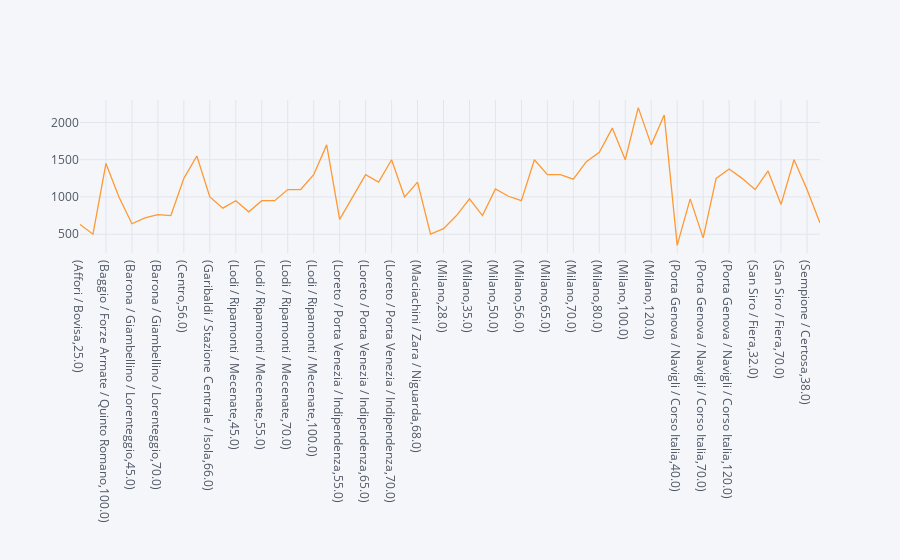

Write notebook code for a chart like this one.
### Markdown cell above
Here we can clearly see the change in trends, before the outbreak prices in the center was the highest along with sansiro area (~1200), however after the outbreak the prices dropped to almost half in the center and loreto area to reach ~600 with small to medium drops in other areas, however we can notice an increase in the pricesin areas like Bonola / Molino Dorino / Lampugnano

### Code cell
dfb.groupby(['location','area']).mean().iplot()

### Figure 1 — Plotly figure (JSON) as saved in the notebook; plotly's stock layout.template omitted (floating-point values rounded to 4 significant figures)
{"data": [{"line": {"color": "rgba(255, 153, 51, 1.0)", "dash": "solid", "shape": "linear", "width": 1.3}, "mode": "lines", "name": "price", "text": "", "type": "scatter", "x": ["(Affori / Bovisa,25.0)", "(Baggio / Forze Armate / Quinto Romano,65.0)", "(Baggio / Forze Armate / Quinto Romano,100.0)", "(Baggio / Forze Armate / Quinto Romano,120.0)", "(Barona / Giambellino / Lorenteggio,45.0)", "(Barona / Giambellino / Lorenteggio,55.0)", "(Barona / Giambellino / Lorenteggio,70.0)", "(Centro,44.0)", "(Centro,56.0)", "(Centro,80.0)", "(Garibaldi / Stazione Centrale / Isola,66.0)", "(Lodi / Ripamonti / Mecenate,35.0)", "(Lodi / Ripamonti / Mecenate,45.0)", "(Lodi / Ripamonti / Mecenate,50.0)", "(Lodi / Ripamonti / Mecenate,55.0)", "(Lodi / Ripamonti / Mecenate,65.0)", "(Lodi / Ripamonti / Mecenate,70.0)", "(Lodi / Ripamonti / Mecenate,80.0)", "(Lodi / Ripamonti / Mecenate,100.0)", "(Lodi / Ripamonti / Mecenate,110.0)", "(Loreto / Porta Venezia / Indipendenza,55.0)", "(Loreto / Porta Venezia / Indipendenza,60.0)", "(Loreto / Porta Venezia / Indipendenza,65.0)", "(Loreto / Porta Venezia / Indipendenza,68.0)", "(Loreto / Porta Venezia / Indipendenza,70.0)", "(Maciachini / Zara / Niguarda,45.0)", "(Maciachini / Zara / Niguarda,68.0)", "(Milano,20.0)", "(Milano,28.0)", "(Milano,30.0)", "(Milano,35.0)", "(Milano,41.0)", "(Milano,50.0)", "(Milano,55.0)", "(Milano,56.0)", "(Milano,60.0)", "(Milano,65.0)", "(Milano,67.0)", "(Milano,70.0)", "(Milano,75.0)", "(Milano,80.0)", "(Milano,90.0)", "(Milano,100.0)", "(Milano,105.0)", "(Milano,120.0)", "(Milano,125.0)", "(Porta Genova / Navigli / Corso Italia,40.0)", "(Porta Genova / Navigli / Corso Italia,55.0)", "(Porta Genova / Navigli / Corso Italia,70.0)", "(Porta Genova / Navigli / Corso Italia,85.0)", "(Porta Genova / Navigli / Corso Italia,120.0)", "(Porta Romana / Monte Nero,50.0)", "(San Siro / Fiera,32.0)", "(San Siro / Fiera,45.0)", "(San Siro / Fiera,70.0)", "(San Siro / Fiera,80.0)", "(Sempione / Certosa,38.0)", "(~Altre zone,80.0)"], "y": [630, 500, 1450, 1000, 640, 720, 761.7, 750, 1250, 1550, 1000, 850, 950, 800, 950, 950, 1100, 1100, 1300, 1700, 700, 1000, 1300, 1200, 1500, 1000, 1200, 500, 575, 750, 975, 750, 1108, 1010.0, 950, 1500, 1300, 1300, 1238.0, 1475, 1600, 1925, 1500, 2200, 1700, 2100, 350, 975, 450, 1250, 1375, 1250, 1100, 1350, 900, 1500, 1100, 650]}], "layout": {"legend": {"bgcolor": "#F5F6F9", "font": {"color": "#4D5663"}}, "paper_bgcolor": "#F5F6F9", "plot_bgcolor": "#F5F6F9", "title": {"font": {"color": "#4D5663"}}, "xaxis": {"gridcolor": "#E1E5ED", "showgrid": true, "tickfont": {"color": "#4D5663"}, "title": {"font": {"color": "#4D5663"}, "text": ""}, "zerolinecolor": "#E1E5ED"}, "yaxis": {"gridcolor": "#E1E5ED", "showgrid": true, "tickfont": {"color": "#4D5663"}, "title": {"font": {"color": "#4D5663"}, "text": ""}, "zerolinecolor": "#E1E5ED"}}}
